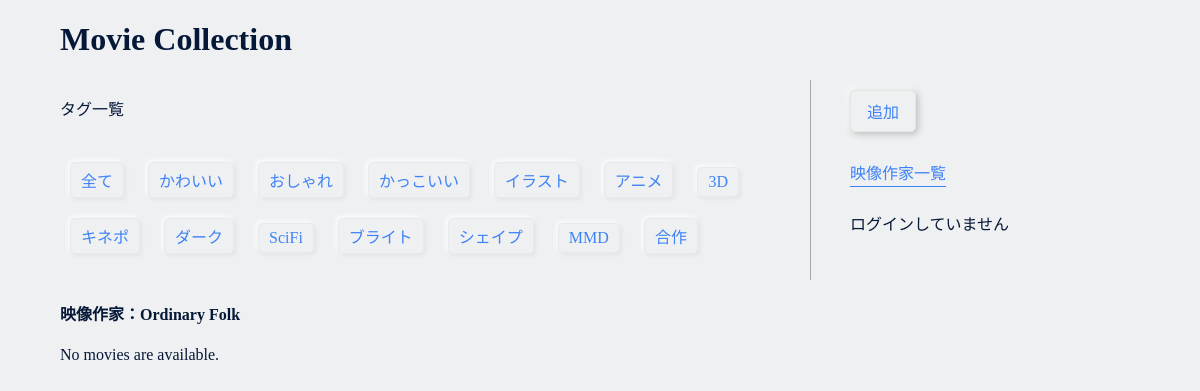
Before: /list/creator/Ordinary Folk with the older database file.
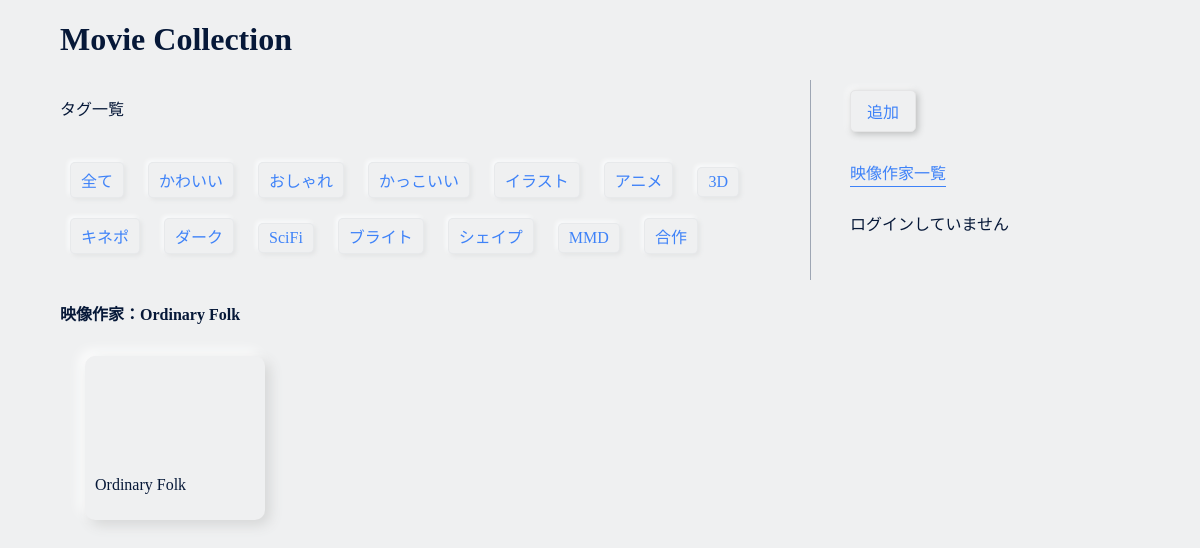
After: the same page with the newer database file.
### collection/models.py (models this page shows, shortened)
class collection(models.Model):
    title = models.CharField(max_length=200)
    link = models.TextField(null=True, blank=True)
    creator = models.CharField(max_length=100, null=True, blank=True)
    discription = models.TextField(null=True, blank=True)
    tags = TaggableManager(blank=True)
    add_by = models.CharField(max_length=100)

### collection/views.py (the view)
# urls.py: path('list/creator/<str:creator>', views.creator_works, name='works'),
def creator_works(request, creator):
    works = collection.objects.filter(creator__icontains=creator).distinct()
    taglist = Tag.objects.all()
    context = {
        'movie_list':works,
        'taglist':taglist,
        'creator':creator,
    }
    return render(request, 'collection/index.html', context)

### collection/templates/collection/index.html (shortened to what this page needs)
{% extends 'collection/base.html' %}
{% load static %}
{% block header %}
<link rel="stylesheet" href="{% static 'css/list.css' %}" type="text/css">
{% endblock header %}
{% block content %}
<header class="header">
    <h1>Movie Collection</h1>
    {% if taglist %}
    <div class="taglist">
        <p class="taglist">タグ一覧</p>
        <div class="taglistContainer">
            <ul>
                <a class="taglist" href={% url 'index' %}>
                    <li class="taglist">
                        全て
                    </li>
                {% for tag in taglist %}
                <a class="taglist" href={% url 'taglist' tag.name %}>
                    <li class="taglist">
                        {{ tag.name }}
                    </li>
                </a>
                {% endfor %}
            </ul>
        </div>
    </div>
    {% endif %}
    <div class="headerR">
        <div class="button">
            <a href="{% url 'add' %}">
                <button>追加</button>
            </a>
        </div>
        <a href="{% url 'creators' %}">
            <div class="CreatorsLink">
                <p class="CreatorsLink">映像作家一覧</p>
            </div>
        </a>
        {% if user.is_authenticated %}
        <p>{{ user.get_username }}でログイン中</p>
        {% else %}
        <p>ログインしていません</p>
        {% endif %}
    </div>
</header>
{% if creator %}
<h4>映像作家：{{ creator }}</h4>
{% endif %}
{% if movie_list %}
<div class="MovieList">
    {% for movie in movie_list %}
    <a href="{% url 'detail' movie.id %}">
        <div class="MovieCard">
            {{ movie.link|safe }}
            <p>{{ movie.title }}</p>
        </div>
    </a>
    {% endfor %}
</div>
{% else %}
<p>No movies are available.</p>
{% endif %}
{% endblock content %}

### collection/templates/collection/base.html (shortened to what this page needs)
{% load static %}
<!DOCTYPE html>
<html lang="ja">
    <head>
        <link rel="stylesheet" href="{% static 'css/style.css' %}" type="text/css">
        {% block header %}
        {% endblock header %}
        <link rel="stylesheet" href="https://use.typekit.net/mwk7rug.css">
    </head>
    <body>
        {% block content %}
        {% endblock content %}
    </body>
</html>

### static/css/style.css (style rules this page uses)
body { width: 1080px; background-color: #eff0f1; margin: 0 auto; padding: 0 20px; }
* { color: #061838; }
a { color: #3e82f8; text-decoration: none; }
button { appearance: none; border-radius: 5px; background: #eff0f1; color: #3e82f8; padding: 8px 16px; font-size: 16px; border: #e5e5e6 solid 1px; box-shadow: 2px 2px 7px #b9bbbb, -2px -2px 7px #ffffff; cursor: pointer; }
.button { display: block; margin: 10px 100px 10px auto; }
div.button { margin-bottom: 20px; }
div.CreatorsLink { display: inline-block; padding: 8px 0; font-size: 16px; cursor: pointer; }
p.CreatorsLink { margin: 0; padding-bottom: 2px; border-bottom: solid 1px #3e82f8; color: #3e82f8; }
header { margin-bottom: 20px; }
header::after { content: ""; display: block; clear: both; }
li.taglist { list-style-type: none; display: inline-block; text-align: center; padding: 5px 10px; margin: 10px; font-size: 16px; border-radius: 5px; border: #d7dbdf5b 1px solid; background: #eff0f1; color: #3e82f8; box-shadow: 2px 2px 4px #e3e4e5, -2px -2px 4px #fbfcfd; }
a.taglist { color: #3e82f8; text-decoration: none; }
div.taglist { width: 720px; float: left; border-right: #9ea6b4 solid 1px; padding-right: 30px; }
div.taglistContainer { display: flex; }
div.headerR { width: 240px; float: right; padding-left: 20px; padding-right: 50px; }
ul { padding-left: 0; }

### static/css/list.css (style rules this page uses)
.MovieList { width: 100%; display: flex; flex-wrap: wrap; margin-left: 15px; }
.MovieCard { width: 160px; margin: 10px; padding: 10px; border-radius: 10px; border-radius: 10px; background: #eff0f1; box-shadow: 5px 5px 13px #d5d6d6, -5px -5px 13px #ffffff; }
iframe { width: 160px ; height: 90px ; }

Changed rows visible on the page:
added collection: title "Ordinary Folk"
Other visible differences:
text no longer shown: "No movies are available."
